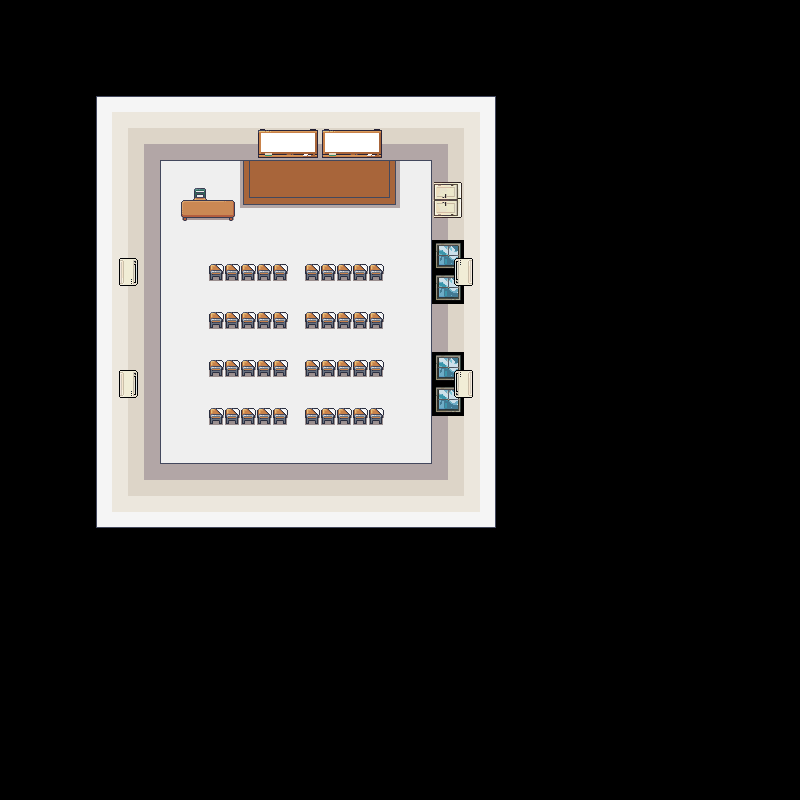

A 2D game scene composited from a Tiled map and its tileset images. What follows is a short description and the map's XML, with each tile layer's data collapsed to a summary:
An orthogonal 50x50 tile map with 16x16 px tiles, 4 tile layers (Tile Layer 4, Tile Layer 1, Tile Layer 2, Tile Layer 3), 11 tilesets.

<map version="1.10" tiledversion="1.12.2" orientation="orthogonal" renderorder="right-down" width="50" height="50" tilewidth="16" tileheight="16" infinite="0" nextlayerid="5" nextobjectid="1">
 <tileset firstgid="1" source="Room_Builder_free_16x16.tsx" />
 <tileset firstgid="392" source="Interiors_free_16x16.tsx" />
 <tileset firstgid="1816" source="PapanTulis2x4(Masih32x32).tsx" />
 <tileset firstgid="1824" source="BangkuKelasOranye.tsx" />
 <tileset firstgid="1826" source="Dinding1x4.tsx" />
 <tileset firstgid="1830" source="Dinding4x4.tsx" />
 <tileset firstgid="1846" source="lantai3x3.tsx" />
 <tileset firstgid="1855" source="Podium.tsx" />
 <tileset firstgid="1885" source="AC.tsx" />
 <tileset firstgid="2141" source="jendela.tsx" />
 <tileset firstgid="2397" source="pintu.tsx" />
 <layer id="4" name="Tile Layer 4" width="50" height="50" tintcolor="#ffffff">
  <data>[2500 cells, 323 non-empty, 9 distinct tile ids]</data>
 </layer>
 <layer id="1" name="Tile Layer 1" width="50" height="50">
  <data>[2500 cells, 352 non-empty, 24 distinct tile ids]</data>
 </layer>
 <layer id="2" name="Tile Layer 2" width="50" height="50">
  <data>[2500 cells, 87 non-empty, 9 distinct tile ids]</data>
 </layer>
 <layer id="3" name="Tile Layer 3" width="50" height="50">
  <data>[2500 cells, 74 non-empty, 52 distinct tile ids]</data>
 </layer>
</map>
